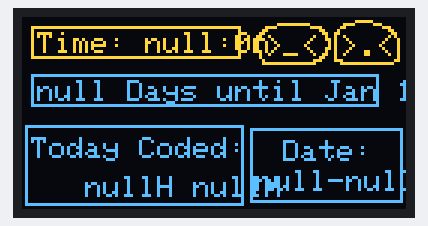
Simulated run of this sketch. Board: ESP32. Shown: 128×64 one-colour display. The OLED is the two-colour kind (top 16 rows yellow); WiFi joins after 1.5 s; servers stay silent unless stated; uploads are accepted with an empty reply; not simulated (calls return 0 or success): Secrets.h; what the sketch prints to the serial monitor is not drawn.

Above: at 2.1 s.

The sketch:

oled-desk-app.ino
```cpp
#include <Arduino.h>
#include <Wire.h>
#include <Adafruit_GFX.h>
#include <Adafruit_SH110X.h>
#include <WiFi.h>
#include <HTTPClient.h>
#include <ArduinoJson.h>
#include "Secrets.h"
#include <WiFiClientSecure.h>

Adafruit_SH1106G display = Adafruit_SH1106G(128, 64, &Wire);
static const unsigned char PROGMEM image_paint_13_bits[] = {0x01, 0xff, 0xc0, 0x00, 0x1e, 0x00, 0x3c, 0x00, 0x30, 0x00, 0x06, 0x00, 0x60, 0x00, 0x03, 0x00, 0xc0, 0x00, 0x01, 0x00, 0x80, 0x00, 0x01, 0x80, 0x80, 0x00, 0x00, 0x80, 0x80, 0x00, 0x00, 0x80, 0x80, 0x00, 0x01, 0x80, 0xc0, 0x00, 0x01, 0x00, 0x40, 0x00, 0x03, 0x00, 0x40, 0x00, 0x06, 0x00, 0x20, 0x00, 0x1c, 0x00, 0x3f, 0xff, 0xf0, 0x00};
static const unsigned char PROGMEM image_paint_16_bits[] = {0x01, 0xf8, 0x00, 0x1e, 0x07, 0x00, 0x30, 0x00, 0xe0, 0x40, 0x00, 0x30, 0xc0, 0x00, 0x18, 0x80, 0x00, 0x08, 0x80, 0x00, 0x04, 0x80, 0x00, 0x04, 0x80, 0x00, 0x04, 0x80, 0x00, 0x04, 0x80, 0x00, 0x04, 0x80, 0x00, 0x04, 0x80, 0x00, 0x04, 0xe0, 0x00, 0x0c, 0x3f, 0xff, 0xf0};

const char* ssid_name = SSID_NAME;
const char* ssid_password = SSID_PASSWD;
const String hackatime_api = HACKATIME_API;
const String time_api_key = TIME_API_KEY;
const String timezone = "Europe/Istanbul";
String time_minute;
int januar_lenght;

struct Sumoftheinformations {
  char time_hour[8];
  char until_jan_1[8];
  char the_date[16];
  char daily_coding_time[16];
  int jan_length;
};

QueueHandle_t betweenscreen;

void drawScreen(String time, String until_jan, String code_time, String date, int january_width) {
  display.clearDisplay();
  display.setTextSize(1);
  display.setTextColor(SH110X_WHITE);
  display.setTextWrap(false);

  display.setCursor(5, 5);
  display.print(F("Time: "));
  display.print(time);

  display.drawRect(3,3,70,11, SH110X_WHITE);

  display.setCursor(5, 21);
  display.print(until_jan);
  display.print(F(" Days until Jan 1"));

  display.drawRect(3,19,january_width,11, SH110X_WHITE);

  display.setCursor(3, 40);
  display.print(F("Today Coded:"));

  display.setCursor(21, 53);
  display.print(code_time);

  display.drawRect(1,36,73,27, SH110X_WHITE);

  display.setCursor(87,41);
  display.print(F("Date:"));

  display.setCursor(78,51);
  display.print(date);
  display.drawRect(76,37,51,25, SH110X_WHITE);

  display.setCursor(106,6);
  display.print(F(">.<"));

  display.setCursor(81,6);
  display.print(F(">_<"));

  display.drawBitmap(78,2, image_paint_13_bits, 25,14, SH110X_WHITE);
  display.drawBitmap(104,1, image_paint_16_bits, 22,15, SH110X_WHITE);

  display.display();
}

void setup() {
  Serial.begin(115200);
  display.begin(0x3C, true);
  display.clearDisplay();
  display.setTextColor(SH110X_WHITE);
  display.setCursor(3, 25);
  display.print(F("Connecting to Wifi.."));
  display.display();

  WiFi.mode(WIFI_STA);
  WiFi.begin(ssid_name, ssid_password);
  Serial.println("connecting started");
  while (WiFi.status() != WL_CONNECTED) {
    delay(500);
    Serial.println("connecting..");
  }
  display.clearDisplay();
  display.setCursor(20, 25);
  display.print(F("Connected!!!"));
  display.display();

  Serial.println("connected!!");
  delay(250);

  betweenscreen = xQueueCreate(1, sizeof(Sumoftheinformations));

  xTaskCreatePinnedToCore(
    get_all_the_informations,
    "API",
    10240,
    NULL,
    1,
    NULL,
    0
  );
}

Sumoftheinformations the_datas;

void loop() {
  if(xQueueReceive(betweenscreen, &the_datas, portMAX_DELAY) == pdTRUE) {
    drawScreen(the_datas.time_hour, the_datas.until_jan_1, the_datas.daily_coding_time, the_datas.the_date, the_datas.jan_length);
  }
}

void get_all_the_informations(void *pvParameters) {
  for(;;) {
    if(WiFi.status() == WL_CONNECTED) {
      Sumoftheinformations the_big_sum;
      WiFiClientSecure client;
      client.setInsecure();
      HTTPClient http;
      String url = "https://oled-desk-api.ereninki.hackclub.app/get-the-informations?api_key=" + time_api_key + "&hackatime_api=" + hackatime_api + "&timezone=" + timezone;
      http.begin(client, url);

      int httpResponseCode = http.GET();

      if(httpResponseCode == 200) {
        String payload = http.getString();

        JsonDocument doc;
        deserializeJson(doc, payload);
        String hackatime_hours = doc["hackatime hours"];
        String hackatime_minutes = doc["hackatime minutes"];
        String hour = doc["hour"];
        String minute = doc["minute"];
        String month = doc["month"];
        String year = doc["year"];
        String day = doc["day"];
        String until_january = doc["until january"];

        String date = day + "-" + month + "-" + year;
        if (minute.toInt() < 10) {
          time_minute = hour + ":" + "0" + minute;
        } else {
          time_minute = hour + ":" + minute;
        }

        if(until_january.toInt() < 100) {
          januar_lenght = 116;
        } else {
          januar_lenght = 125;
        }

        String coding_time = hackatime_hours + "H " + hackatime_minutes + "M";
        date.toCharArray(the_big_sum.the_date, sizeof(the_big_sum.the_date));
        time_minute.toCharArray(the_big_sum.time_hour, sizeof(the_big_sum.time_hour));
        coding_time.toCharArray(the_big_sum.daily_coding_time, sizeof(the_big_sum.daily_coding_time));
        until_january.toCharArray(the_big_sum.until_jan_1, sizeof(the_big_sum.until_jan_1));
        the_big_sum.jan_length = januar_lenght;

        xQueueOverwrite(betweenscreen, &the_big_sum);
      }
      http.end();
    }
    vTaskDelay(pdMS_TO_TICKS(2000));
  }
}
```
